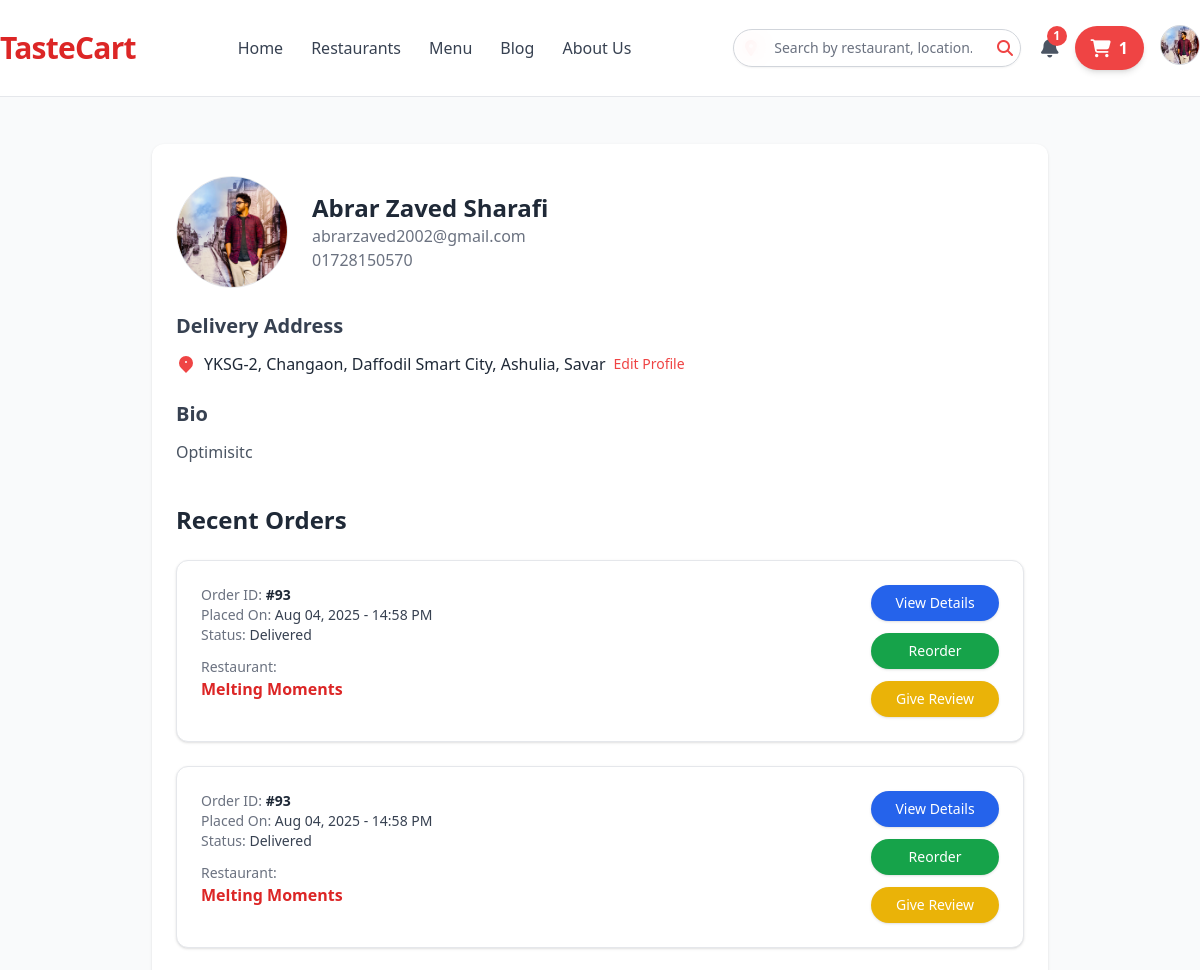
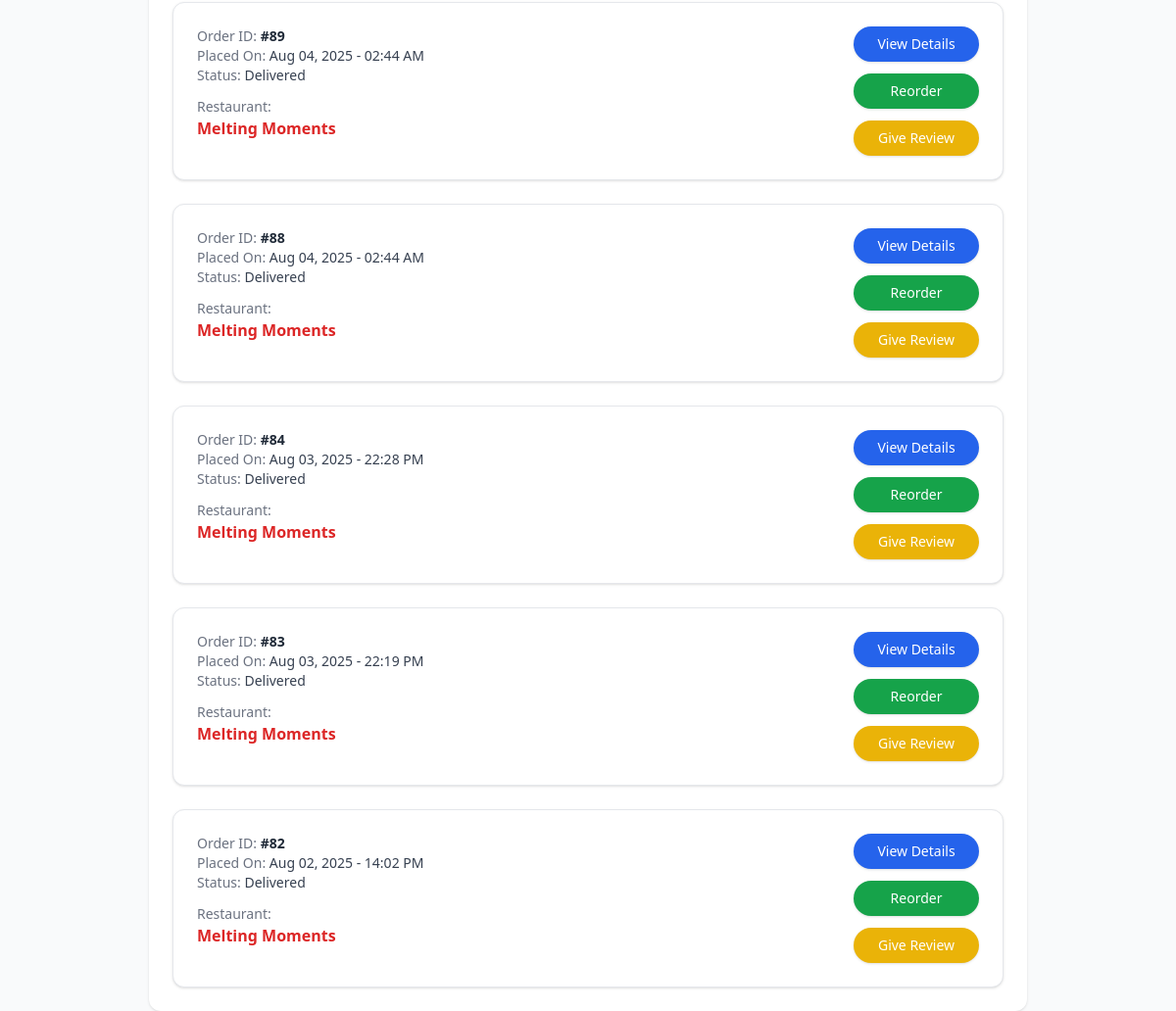
The page /profile/ (signed in) on the database its author committed (2 pictures, top to bottom).
### authentication/models.py (models this page shows, shortened)
class User(AbstractBaseUser):
    USER_TYPE_CHOICES = (
        ("user", "user"),
        ("owner", "owner"),
        ("rider", "rider"),
    )
    name = models.CharField(max_length=255)
    email = models.CharField(max_length=50, unique=True)
    phone = models.CharField(max_length=15, blank=True, null=True)
    restaurant_name = models.CharField(max_length=255, blank=True, null=True)
    user_type = models.CharField(
        max_length=10, choices=USER_TYPE_CHOICES, default="User"
    )
    city= models.CharField(max_length=100, blank=True, null=True)
    is_active = models.BooleanField(default=True)
    is_staff = models.BooleanField(default=False)
    is_admin = models.BooleanField(default=False)
    is_superuser = models.BooleanField(default=False)
    username = None
    groups = None
    USERNAME_FIELD = "email"
    objects = UserManager()

class Profile(models.Model):
    user = models.OneToOneField(User, on_delete=models.CASCADE)
    profile_image = models.ImageField(upload_to="profile_images/", blank=True, null=True)
    address = models.CharField(max_length=255, blank=True, null=True)
    bio = models.TextField(blank=True, null=True)

### home/models.py (models this page shows, shortened)
class OrderHistory(models.Model):
    user = models.ForeignKey(settings.AUTH_USER_MODEL, on_delete=models.CASCADE)
    order = models.ForeignKey(Order, on_delete=models.CASCADE)
    created_at = models.DateTimeField(auto_now_add=True)

### order/models.py (models this page shows, shortened)
class Order(models.Model):
    choices = [
        ("Preparing", "Preparing"),
        ("Completed", "Completed"),
        ("Cancelled", "Cancelled"),
        ("Delivered", "Delivered"),
        ("Pending", "Pending"),
        ("Completed with Rider", "Completed with Rider"),
        ("Rider Assigned", "Rider Assigned"),
        ("On the way", "On the way"),
    ]
    PAYMENT_METHOD = [
        ("Cash on Delivery", "Cash on Delivery"),
        ("Online Payment", "Online Payment"),
    ]
    user = models.ForeignKey(settings.AUTH_USER_MODEL, on_delete=models.CASCADE)
    cart = models.ForeignKey(Cart, on_delete=models.CASCADE, null=True, blank=True)
    restaurant = models.ForeignKey(
        Restaurant,
        verbose_name="Restaurant",
        on_delete=models.CASCADE,
        blank=True,
        null=True,
    )
    status = models.CharField(max_length=50, choices=choices,blank=True, null=True)
    total_price = models.DecimalField(max_digits=10, decimal_places=2, default=0.00)
    is_accepted = models.BooleanField(default=False)
    is_delivered = models.BooleanField(default=False)
    payment_method = models.CharField(
        max_length=50, choices=PAYMENT_METHOD, default="Cash on Delivery"
    )
    created_at = models.DateTimeField(auto_now_add=True)

class Cart(models.Model):
    user = models.ForeignKey(settings.AUTH_USER_MODEL, on_delete=models.CASCADE)
    item = models.ForeignKey(Menu, verbose_name="Menu Item", on_delete=models.CASCADE)
    quantity = models.PositiveIntegerField(default=1)
    total_price = models.DecimalField(max_digits=10, decimal_places=2, default=0.00)
    created_at = models.DateTimeField(auto_now_add=True)
    ordered = models.BooleanField(default=False)

### restaurant/models.py (models this page shows, shortened)
class Menu(models.Model):
    CATEGORIES = [
        ("Appetizer", "Appetizer"),
        ("Main Course", "Main Course"),
        ("Dessert", "Dessert"),
        ("Beverage", "Beverage"),
    ]
    restaurant = models.ForeignKey(Restaurant, on_delete=models.CASCADE)
    item_name = models.CharField(max_length=255)
    category = models.CharField(
        max_length=50, choices=CATEGORIES, default="Main Course"
    )
    description = models.TextField(blank=True, null=True)
    price = models.DecimalField(max_digits=10, decimal_places=2)
    image = models.ImageField(upload_to="menu_images/", blank=True, null=True)
    estimated_time_delivery = models.IntegerField(
        default=30, blank=True, null=True
    )  # in minutes
    rating = models.FloatField(default=0.0)
    discount = models.DecimalField(
        max_digits=5, decimal_places=2, default=0.0, blank=True, null=True
    )  # in percentage
    is_available = models.BooleanField(default=True)

class Restaurant(models.Model):
    CATEGORIES = [
        ("Chinese", "Chinese"),
        ("Indian", "Indian"),
        ("Bengali", "Bengali"),
        ("Fast Food", "Fast Food"),
    ]
    owner = models.ForeignKey(User, on_delete=models.CASCADE)
    restaurant_name = models.CharField(max_length=255)
    category = models.CharField(max_length=50, choices=CATEGORIES, default="Bengali")
    restaurant_image = models.ImageField(
        upload_to="restaurant_images/", blank=True, null=True
    )
    inside_image1 = models.ImageField(
        upload_to="restaurant_inside_images/", blank=True, null=True
    )
    inside_image2 = models.ImageField(
        upload_to="restaurant_inside_images/", blank=True, null=True
    )
    inside_image3 = models.ImageField(
        upload_to="restaurant_inside_images/", blank=True, null=True
    )
    phone = models.CharField(max_length=15, blank=True, null=True)
    email = models.CharField(max_length=50, blank=True, null=True)
    location = models.CharField(max_length=255, blank=True, null=True)
    address = models.CharField(max_length=255, blank=True, null=True)
    description = models.TextField(blank=True, null=True)
    about = models.TextField(blank=True, null=True)
    opening_time = models.TimeField(blank=True, null=True)
    closing_time = models.TimeField(blank=True, null=True)
    chef_name = models.CharField(max_length=255, blank=True, null=True)
    chef_image = models.ImageField(upload_to="chef_images/", blank=True, null=True)
    rating = models.FloatField(default=0.0)
    offers = models.IntegerField(default=0, blank=True, null=True)
    is_open = models.BooleanField(default=False)
    estimated_delivery_time = models.IntegerField(
        default=30, blank=True, null=True
    )  # in minutes
    slug = models.SlugField(max_length=255, unique=True, blank=True, null=True)
    def __str__(self):
        return self.restaurant_name

### authentication/views.py (the view, shortened to what this page needs)
# urls.py: path("profile/", views.view_profile, name="view_profile"),
def view_profile(request):
    user = request.user
    profile, created = Profile.objects.get_or_create(user=user)
    order_history = OrderHistory.objects.filter(user=user).order_by(
        "-order__created_at"
    )
    context = {
        "user": user,
        "profile": profile,
        "order_history": order_history,
    }
    return render(request, "authentication/profile.html", context)

### templates/authentication/profile.html (shortened to what this page needs)
{% extends 'kits/base.html' %} {% load static %}  {% block content %}
  <div class="min-h-screen bg-gray-50 pt-28">
    <section class="max-w-4xl mx-auto pt-8 p-6 bg-white rounded-xl shadow mt-8">
      <div class="flex items-center space-x-6">
        <img id="profileImg"
          src="{% if user.profile.profile_image %}
            {{ user.profile.profile_image.url }}
          {% else %}
            https://via.placeholder.com/120
          {% endif %}"
          alt="Profile"
          class="w-28 h-28 rounded-full object-cover border" />
        <div>
          <h2 class="text-2xl font-semibold text-gray-800" id="userName">{{ user.name }}</h2>
          <p class="text-gray-500" id="userEmail">{{ user.email }}</p>
          {% if user.phone %}
            <p class="text-gray-500" id="userMobile">{{ user.phone }}</p>
          {% endif %}
        </div>
      </div>
      <div class="mt-6">
        <h3 class="text-xl font-semibold mb-3 text-gray-700">Delivery Address</h3>
        <div class="flex items-center space-x-2">
          <svg xmlns="http://www.w3.org/2000/svg" class="h-5 w-5 text-red-500" viewBox="0 0 20 20" fill="currentColor">
            <path fill-rule="evenodd" d="M5.05 4.05a7 7 0 119.9 9.9l-4.95 4.95-4.95-4.95a7 7 0 010-9.9zM10 9a1 1 0 100-2 1 1 0 000 2z" clip-rule="evenodd" />
          </svg>
          <span id="userAddress">
            {% if user.profile.address %}
              {{ user.profile.address }}
            {% else %}
              No address added yet
            {% endif %}
          </span>
          <button onclick="openEditModal()" class="ml-auto text-sm text-red-500 hover:underline">Edit Profile</button>
        </div>
      </div>
      {% if user.profile.bio %}
        <div class="mt-6">
          <h3 class="text-xl font-semibold mb-3 text-gray-700">Bio</h3>
          <p class="text-gray-600" id="userBio">{{ user.profile.bio }}</p>
        </div>
      {% endif %}
      <div class="mt-10">
        <h3 class="text-2xl font-bold text-gray-800 mb-6">Recent Orders</h3>
        <ul class="space-y-6" id="orderHistory">
          {% for order in order_history %}
            <li class="bg-white p-6 rounded-xl shadow border border-gray-200">
              <div class="flex justify-between items-start">
                <div class="flex-1">
                  <p class="text-sm text-gray-500">
                    Order ID: <span class="font-semibold text-gray-800">#{{ order.order.id }}</span>
                  </p>
                  <p class="text-sm text-gray-500">
                    Placed On: <span class="text-gray-700">{{ order.order.created_at|date:'M d, Y - H:i A' }}</span>
                  </p>
                  <p class="text-sm text-gray-500">
                    Status: <span class="text-gray-700 font-medium">{{ order.order.status }}</span>
                  </p>
                  <div class="mt-3">
                    <p class="text-sm text-gray-500">Restaurant:</p>
                    <p class="text-base font-semibold text-red-600">{{ order.order.cart.item.restaurant }}</p>
                  </div>
                </div>
                <div class="flex flex-col items-center space-y-3">
                  <a href="{% url 'order_status' %}" class="w-32 text-center px-4 py-2 bg-blue-600 text-white rounded-full text-sm font-medium shadow hover:bg-blue-700 transition duration-200">View Details</a>
                  <a href="{% url 'add_to_cart' order.order.cart.item.restaurant.slug order.order.cart.item.id 1 %}" class="w-32 text-sm text-white bg-green-600 hover:bg-green-700 px-4 py-2 rounded-full font-medium shadow transition duration-200 text-center" id="reorder">Reorder</a>
                  <a href="{% url 'restaurant_view' order.order.cart.item.restaurant.slug %}" class="w-32 text-sm text-white bg-yellow-500 hover:bg-yellow-600 px-4 py-2 rounded-full font-medium shadow transition duration-200 text-center">Give Review</a>
                </div>
              </div>
            </li>
          {% empty %}
            <li class="text-center text-gray-500 py-8">No recent orders found.</li>
          {% endfor %}
        </ul>
      </div>
    </section>
  </div>
{% endblock %}

### templates/kits/base.html (shortened to what this page needs)
{% load static %}
<!DOCTYPE html>
<html lang="en">
  <head>
    <script src="https://cdn.tailwindcss.com"></script>
    <link
      rel="stylesheet"
      href="https://cdnjs.cloudflare.com/ajax/libs/font-awesome/6.4.0/css/all.min.css"
    />
  </head>
  <body class="bg-gray-50 text-gray-800 font-sans antialiased">
    <div class="mx-auto px-4 sm:px-6 lg:px-8">
      <header
        class="bg-white border-b border-gray-200 py-4 fixed top-0 left-0 right-0 z-50"
      >
        <div class="flex items-center justify-between h-16">
          <div class="text-3xl font-extrabold text-red-600 tracking-tight">
            <a href="{% url 'index' %}">TasteCart</a>
          </div>
          <nav
            class="hidden md:flex items-center space-x-7 font-medium text-gray-700"
          >
            <a
              href="{% url 'index' %}"
              class="hover:text-red-600 transition duration-300 {% if request.resolver_match.url_name == 'index' %}text-red-600 font-semibold{% endif %}"
              >Home</a
            >
            <a
              href="{% url 'restaurants_view' %}"
              class="hover:text-red-600 transition duration-300 {% if request.resolver_match.url_name == 'restaurants_view' %}text-red-600 font-semibold{% endif %}"
              >Restaurants</a
            >
            <a
              href="{% url 'menu' %}"
              class="hover:text-red-600 transition duration-300 {% if request.resolver_match.url_name == 'menu' %}text-red-600 font-semibold{% endif %}"
              >Menu</a
            >
            <a
              href="{% url 'blog' %}"
              class="hover:text-red-600 transition duration-300 {% if request.resolver_match.url_name == 'blog' %}text-red-600 font-semibold{% endif %}"
              >Blog</a
            >
            <a
              href="{% url 'about' %}"
              class="hover:text-red-600 transition duration-300 {% if request.resolver_match.url_name == 'about' %}text-red-600 font-semibold{% endif %}"
              >About Us</a
            >
          </nav>
          <div class="hidden md:flex items-center space-x-5">
            <form action="{% url 'restaurants_view' %}" method="POST">
              <div class="relative w-72 max-w-sm">
                <span
                  class="absolute inset-y-0 left-0 flex items-center pl-3 text-red-400"
                  ><i class="fas fa-map-marker-alt"></i
                ></span>
                <input
                  type="text"
                  name="place"
                  placeholder="Search by restaurant, location..."
                  class="border border-gray-300 w-full bg-white/80 backdrop-blur-md placeholder-gray-500 text-sm rounded-full pl-10 pr-12 py-2 focus:outline-none focus:ring-2 focus:ring-red-500 transition-all duration-300 shadow-sm"
                />
                <button
                  type="submit"
                  class="absolute right-2 top-1/2 -translate-y-1/2 text-red-500 hover:text-red-700 focus:outline-none"
                >
                  <i class="fas fa-search"></i>
                </button>
              </div>
            </form>
            {% if user.is_authenticated %}
            <div class="flex items-center space-x-4">
              <div class="relative">
                <button
                  id="notificationBell"
                  aria-label="View notifications"
                  class="text-gray-600 hover:text-red-600 transition duration-300 focus:outline-none focus-visible:ring-2 focus-visible:ring-red-500 rounded-full"
                >
                  <i class="fas fa-bell text-xl"></i>
                  {% if notification_count > 0 %}
                  <span
                    id="notificationCount"
                    class="absolute -top-2 -right-2 bg-red-500 text-white text-xs rounded-full h-5 w-5 flex items-center justify-center font-bold"
                    >{{ notification_count }}</span
                  >
                  {% endif %}
                </button>
              </div>
              <a
                href="{% url 'cart' %}"
                class="bg-red-500 text-white px-4 py-2 rounded-full hover:bg-red-600 transition duration-300 flex items-center space-x-2 shadow-md"
              >
                <i class="fas fa-shopping-cart text-lg"></i>
                <span id="cartCount" class="font-semibold"
                  >{{ cart_count }}</span
                >
              </a>
              <div class="relative">
                <button
                  id="profileDropdownToggle"
                  aria-label="Toggle profile dropdown"
                  class="focus:outline-none focus-visible:ring-2 focus-visible:ring-red-500 rounded-full"
                >
                  <img
                    src="{% if user.profile.profile_image %}
                        {{ user.profile.profile_image.url }}
                      {% else %}
                        {% static 'img/default.jpg' %}
                      {% endif %}"
                    alt="Profile"
                    class="w-10 h-10 rounded-full border border-gray-300 hover:scale-105 transition-transform duration-300"
                  />
                </button>
              </div>
            </div>
            {% else %}
            <a
              href="{% url 'login' %}"
              class="text-red-600 hover:text-red-700 font-medium transition duration-300"
              >Login</a
            >
            {% endif %}
          </div>
        </div>
      </header>
      {% include 'kits/message.html' %} {% block content %} {% endblock %}
    </div>
  </body>
</html>

### rows shown on the page
User: profile_image (picture), name "Abrar Zaved Sharafi", email "abrarzaved2002@gmail.com", phone "01728150570", profile.address "YKSG-2, Changaon, Daffodil Smart City, Ashulia, Savar", profile.bio "Optimisitc"
OrderHistory: order.id "93", order.created_at "Aug 04, 2025 - 14:58 PM", order.status "Delivered", order.cart.item.restaurant "Melting Moments"
OrderHistory: order.id "93", order.created_at "Aug 04, 2025 - 14:58 PM", order.status "Delivered", order.cart.item.restaurant "Melting Moments"
OrderHistory: order.id "89", order.created_at "Aug 04, 2025 - 02:44 AM", order.status "Delivered", order.cart.item.restaurant "Melting Moments"
OrderHistory: order.id "88", order.created_at "Aug 04, 2025 - 02:44 AM", order.status "Delivered", order.cart.item.restaurant "Melting Moments"
OrderHistory: order.id "84", order.created_at "Aug 03, 2025 - 22:28 PM", order.status "Delivered", order.cart.item.restaurant "Melting Moments"
OrderHistory: order.id "83", order.created_at "Aug 03, 2025 - 22:19 PM", order.status "Delivered", order.cart.item.restaurant "Melting Moments"
OrderHistory: order.id "82", order.created_at "Aug 02, 2025 - 14:02 PM", order.status "Delivered", order.cart.item.restaurant "Melting Moments"

### other values the page prints
{{ notification_count }} "1"
{{ cart_count }} "1"
